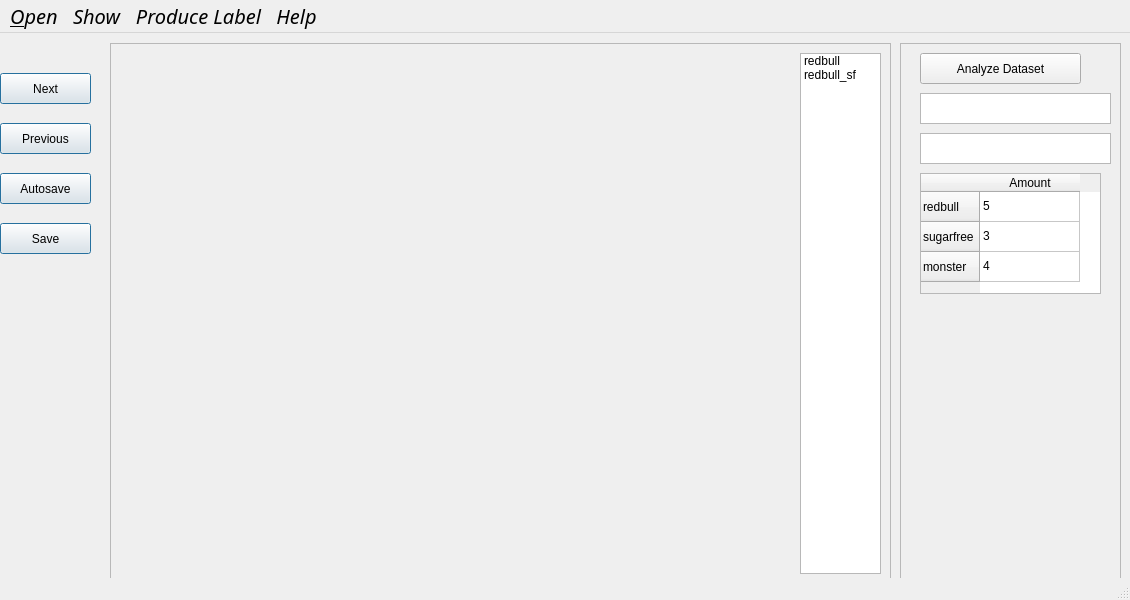
<?xml version="1.0" encoding="UTF-8"?>
<ui version="4.0">
 <class>MainWindow</class>
 <widget class="QMainWindow" name="MainWindow">
  <property name="enabled">
   <bool>true</bool>
  </property>
  <property name="geometry">
   <rect>
    <x>0</x>
    <y>0</y>
    <width>1130</width>
    <height>600</height>
   </rect>
  </property>
  <property name="cursor">
   <cursorShape>ClosedHandCursor</cursorShape>
  </property>
  <property name="contextMenuPolicy">
   <enum>Qt::ActionsContextMenu</enum>
  </property>
  <property name="windowTitle">
   <string>MainWindow</string>
  </property>
  <property name="autoFillBackground">
   <bool>true</bool>
  </property>
  <property name="iconSize">
   <size>
    <width>100</width>
    <height>100</height>
   </size>
  </property>
  <widget class="QWidget" name="centralwidget">
   <widget class="QPushButton" name="next">
    <property name="geometry">
     <rect>
      <x>0</x>
      <y>40</y>
      <width>91</width>
      <height>31</height>
     </rect>
    </property>
    <property name="cursor">
     <cursorShape>ArrowCursor</cursorShape>
    </property>
    <property name="toolTip">
     <string>&lt;html&gt;&lt;head/&gt;&lt;body&gt;&lt;p&gt;&lt;br/&gt;&lt;/p&gt;&lt;/body&gt;&lt;/html&gt;</string>
    </property>
    <property name="autoFillBackground">
     <bool>true</bool>
    </property>
    <property name="text">
     <string>Next</string>
    </property>
    <property name="default">
     <bool>true</bool>
    </property>
   </widget>
   <widget class="QPushButton" name="previous">
    <property name="geometry">
     <rect>
      <x>0</x>
      <y>90</y>
      <width>91</width>
      <height>31</height>
     </rect>
    </property>
    <property name="cursor">
     <cursorShape>ArrowCursor</cursorShape>
    </property>
    <property name="toolTip">
     <string>&lt;html&gt;&lt;head/&gt;&lt;body&gt;&lt;p&gt;&lt;br/&gt;&lt;/p&gt;&lt;/body&gt;&lt;/html&gt;</string>
    </property>
    <property name="text">
     <string>Previous</string>
    </property>
    <property name="default">
     <bool>true</bool>
    </property>
   </widget>
   <widget class="QPushButton" name="autosave">
    <property name="geometry">
     <rect>
      <x>0</x>
      <y>140</y>
      <width>91</width>
      <height>31</height>
     </rect>
    </property>
    <property name="cursor">
     <cursorShape>ArrowCursor</cursorShape>
    </property>
    <property name="toolTip">
     <string>&lt;html&gt;&lt;head/&gt;&lt;body&gt;&lt;p&gt;&lt;br/&gt;&lt;/p&gt;&lt;/body&gt;&lt;/html&gt;</string>
    </property>
    <property name="text">
     <string>Autosave</string>
    </property>
    <property name="checkable">
     <bool>false</bool>
    </property>
    <property name="default">
     <bool>true</bool>
    </property>
   </widget>
   <widget class="QPushButton" name="save">
    <property name="geometry">
     <rect>
      <x>0</x>
      <y>190</y>
      <width>91</width>
      <height>31</height>
     </rect>
    </property>
    <property name="cursor">
     <cursorShape>ArrowCursor</cursorShape>
    </property>
    <property name="toolTip">
     <string>&lt;html&gt;&lt;head/&gt;&lt;body&gt;&lt;p&gt;&lt;br/&gt;&lt;/p&gt;&lt;/body&gt;&lt;/html&gt;</string>
    </property>
    <property name="text">
     <string>Save</string>
    </property>
    <property name="default">
     <bool>true</bool>
    </property>
   </widget>
   <widget class="QFrame" name="image_frame">
    <property name="geometry">
     <rect>
      <x>110</x>
      <y>10</y>
      <width>781</width>
      <height>541</height>
     </rect>
    </property>
    <property name="frameShape">
     <enum>QFrame::StyledPanel</enum>
    </property>
    <property name="frameShadow">
     <enum>QFrame::Raised</enum>
    </property>
    <widget class="QListWidget" name="labelLst">
     <property name="geometry">
      <rect>
       <x>690</x>
       <y>10</y>
       <width>81</width>
       <height>521</height>
      </rect>
     </property>
     <item>
      <property name="text">
       <string>redbull</string>
      </property>
     </item>
     <item>
      <property name="text">
       <string>redbull_sf</string>
      </property>
     </item>
    </widget>
   </widget>
   <widget class="QFrame" name="datasetanalyse_frame">
    <property name="geometry">
     <rect>
      <x>900</x>
      <y>10</y>
      <width>221</width>
      <height>541</height>
     </rect>
    </property>
    <property name="frameShape">
     <enum>QFrame::StyledPanel</enum>
    </property>
    <property name="frameShadow">
     <enum>QFrame::Raised</enum>
    </property>
    <widget class="QPushButton" name="pushButton">
     <property name="geometry">
      <rect>
       <x>20</x>
       <y>10</y>
       <width>161</width>
       <height>31</height>
      </rect>
     </property>
     <property name="text">
      <string>Analyze Dataset</string>
     </property>
    </widget>
    <widget class="QTextBrowser" name="imageCount">
     <property name="geometry">
      <rect>
       <x>20</x>
       <y>50</y>
       <width>191</width>
       <height>31</height>
      </rect>
     </property>
    </widget>
    <widget class="QTextBrowser" name="averageDimData">
     <property name="geometry">
      <rect>
       <x>20</x>
       <y>90</y>
       <width>191</width>
       <height>31</height>
      </rect>
     </property>
    </widget>
    <widget class="QTableWidget" name="labelAmounts">
     <property name="geometry">
      <rect>
       <x>20</x>
       <y>130</y>
       <width>181</width>
       <height>121</height>
      </rect>
     </property>
     <row>
      <property name="text">
       <string>redbull</string>
      </property>
     </row>
     <row>
      <property name="text">
       <string>sugarfree</string>
      </property>
     </row>
     <row>
      <property name="text">
       <string>monster</string>
      </property>
     </row>
     <column>
      <property name="text">
       <string>Amount</string>
      </property>
     </column>
     <item row="0" column="0">
      <property name="text">
       <string>5</string>
      </property>
     </item>
     <item row="1" column="0">
      <property name="text">
       <string>3</string>
      </property>
     </item>
     <item row="2" column="0">
      <property name="text">
       <string>4</string>
      </property>
     </item>
    </widget>
   </widget>
  </widget>
  <widget class="QStatusBar" name="statusbar"/>
  <widget class="QMenuBar" name="menubar">
   <property name="geometry">
    <rect>
     <x>0</x>
     <y>0</y>
     <width>1130</width>
     <height>26</height>
    </rect>
   </property>
   <property name="font">
    <font>
     <family>Ubuntu Mono</family>
     <pointsize>15</pointsize>
     <italic>true</italic>
    </font>
   </property>
   <property name="defaultUp">
    <bool>false</bool>
   </property>
   <widget class="QMenu" name="Show">
    <property name="title">
     <string>Show</string>
    </property>
    <addaction name="separator"/>
   </widget>
   <widget class="QMenu" name="Produce_Label">
    <property name="title">
     <string>Produce Label</string>
    </property>
   </widget>
   <widget class="QMenu" name="Help">
    <property name="title">
     <string>Help</string>
    </property>
   </widget>
   <widget class="QMenu" name="Open">
    <property name="title">
     <string>&amp;Open</string>
    </property>
    <addaction name="separator"/>
    <addaction name="separator"/>
    <addaction name="separator"/>
    <addaction name="ImageDataset"/>
    <addaction name="Video"/>
    <addaction name="separator"/>
   </widget>
   <addaction name="Open"/>
   <addaction name="Show"/>
   <addaction name="Produce_Label"/>
   <addaction name="Help"/>
  </widget>
  <action name="actionPrevious">
   <property name="text">
    <string>Previous</string>
   </property>
  </action>
  <action name="ImageDataset">
   <property name="text">
    <string>Image Dataset</string>
   </property>
  </action>
  <action name="ClassFile">
   <property name="text">
    <string>Class File</string>
   </property>
  </action>
  <action name="Video">
   <property name="text">
    <string>Video</string>
   </property>
  </action>
 </widget>
 <resources/>
 <connections/>
</ui>
